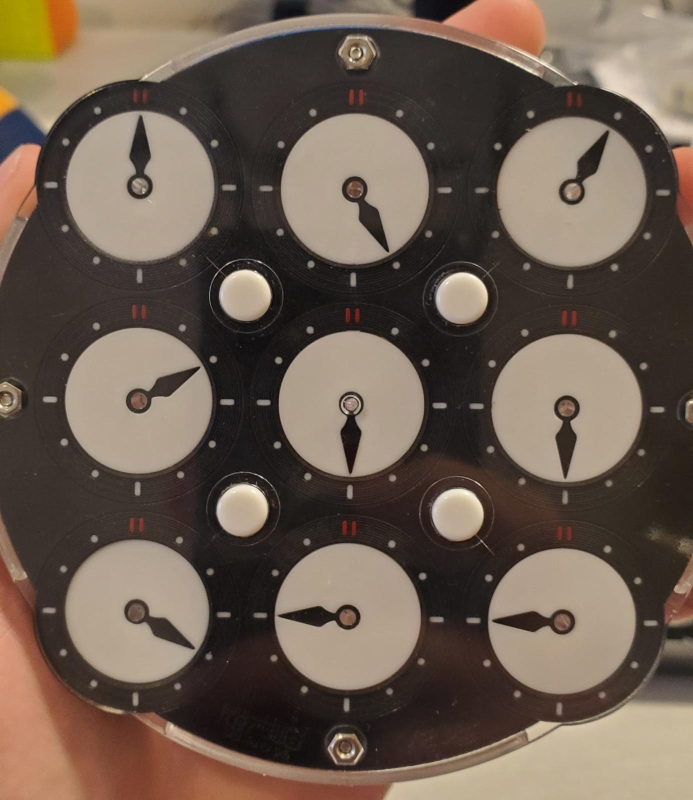
#> input picture Code/python_code/clock_imgs/Clock-photo5.jpg, 1386 x 1600 px, found by its file name (shown at 1/2 size)
$ python recognize_clock_backup.py
#> lines starting #> are read from the running program, lines starting #| are printed output that depends on the picture
import cv2
import numpy as np

font = cv2.FONT_HERSHEY_SIMPLEX

min_Radius=120
max_Radius=200
param_1 = 270
param_2 = 35


def get_angle(hand,centre):
    angle=0
    #x_h=hand[0][0]
    #y_h=hand[0][1]
    x_h=hand[0]
    y_h=hand[1]
    x_c=centre[0]
    y_c=centre[1]

    x_diff=x_h-x_c
    y_diff=y_h-y_c
    x_diff=float(x_diff)
    y_diff=float(y_diff)

    if abs(x_diff)< 5:
        if y_diff>0:
            angle=np.deg2rad(180)
        else:
            angle=0
    elif(x_diff*y_diff>0):
        if(x_diff>=0 and y_diff>0):
            angle=np.pi-np.arctan(x_diff/y_diff)
        elif(x_diff<=0 and y_diff<0):
            angle=2*np.pi-np.arctan(x_diff/y_diff)
    elif(x_diff*y_diff<0):
        if(y_diff>=0 and x_diff<0):
            #angle=(3*np.pi)/4+np.arctan(x_diff/y_diff)
            angle=abs(np.arctan(x_diff/y_diff)) + np.pi
        elif(y_diff<=0 and x_diff>0):
            angle=-np.arctan(x_diff/y_diff)

    return angle

def get_hour(hourangle):

    fullhour=hourangle//30
    remainder=hourangle%30
    if(remainder>15):
        fullhour+=1
    if fullhour==0:
        return 12
    return int(fullhour)

def get_minsec(angle):
    minsec=angle/(np.rad2deg(2*np.pi))*60
    return int(minsec)

def get_farthest_point(contour, reference_point):
    # Initialize variables
    max_distance = -1
    farthest_point = None

    # Iterate through each contour
    for point in contour:
        # Calculate distance between reference point and current point
        distance = np.linalg.norm(point[0] - reference_point)

        # Update farthest point if current distance is greater
        if distance > max_distance:
            max_distance = distance
            farthest_point = tuple(point[0])

    return farthest_point


#Getting Contours which contain centre point within it
def find_contours(contours_in_func,centre_in_func,img):
    shortlist=[]
    for i in contours_in_func:
        x, y, w, h = cv2.boundingRect(i)
        if (centre_in_func[0]<(x+w) and centre_in_func[0]>x) and (centre_in_func[1]>y and centre_in_func[1]<y+h):
            shortlist.append(i)
    cv2.drawContours(img,shortlist,-1,(255,0,0),5)
    return shortlist


def main():
    final_times = []
    img = cv2.imread('E:\\erez\\arduino\\Clock solver\\Code\\python_code\\Clock-photo5.jpg')
#> img is the input picture: shape (1600, 1386, 3); mean B, G, R 80.2, 92.6, 108.2
    img_grayscale=cv2.cvtColor(img,cv2.COLOR_BGR2GRAY)
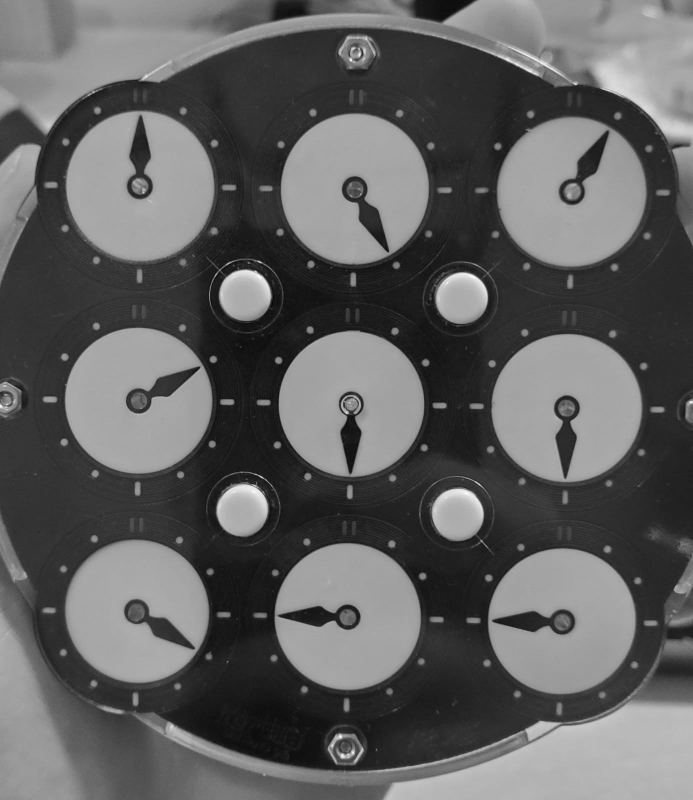
#> img_grayscale: shape (1600, 1386) (shown at 1/2 size); min 1, max 253, mean 95.9
    img_inverse=cv2.bitwise_not(img_grayscale)
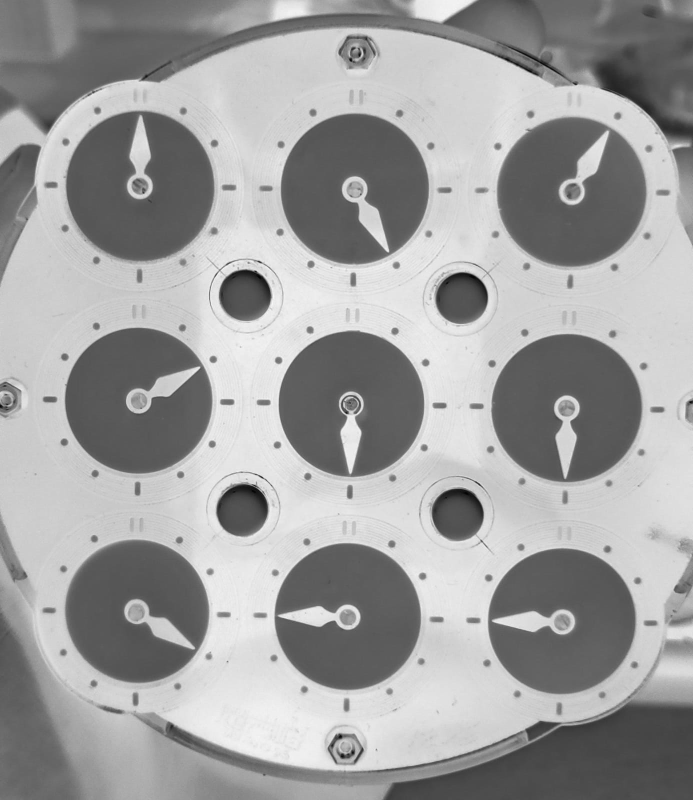
#> img_inverse: shape (1600, 1386) (shown at 1/2 size); min 2, max 254, mean 159.1

    #thresholding part
    ret,thresh = cv2.threshold(img,127,255,cv2.THRESH_BINARY)
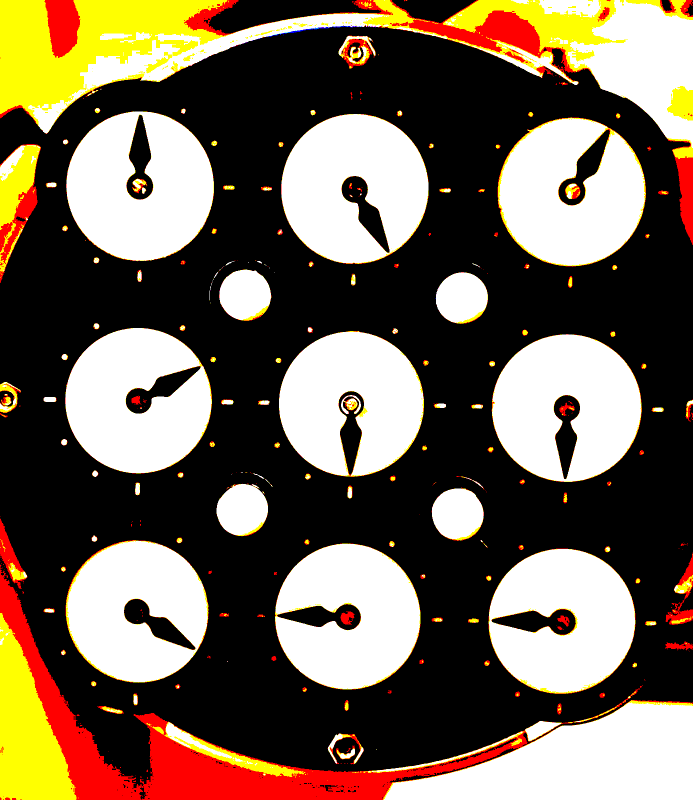
#> thresh: shape (1600, 1386, 3) (shown at 1/2 size); mean B, G, R 84.4, 101.5, 115.4
    kernel = np.ones((5,5),np.uint8)
    thresh=cv2.dilate(thresh,kernel,iterations=2)
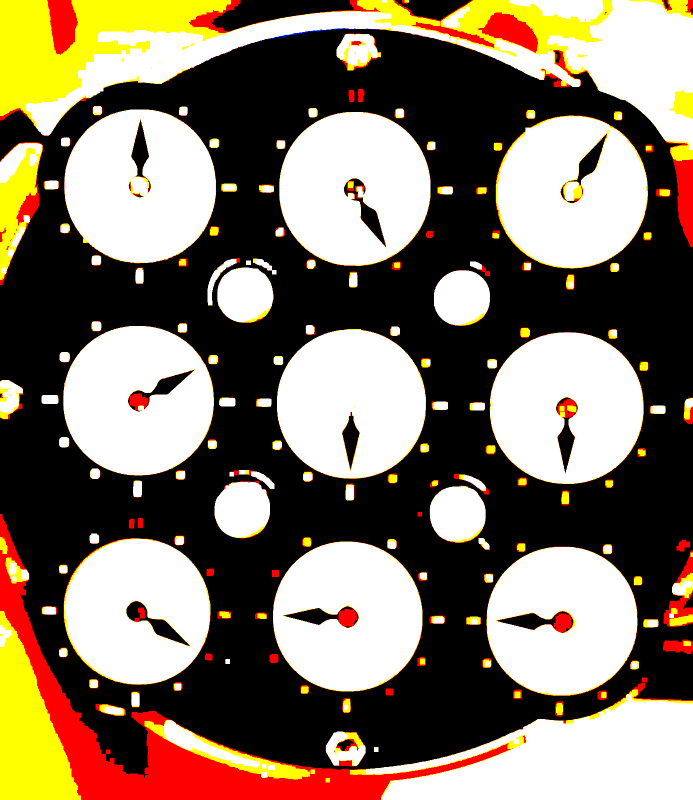
#> thresh: shape (1600, 1386, 3) (shown at 1/2 size); mean B, G, R 100.2, 118.3, 132.2
    edges=cv2.Canny(thresh,100,200)
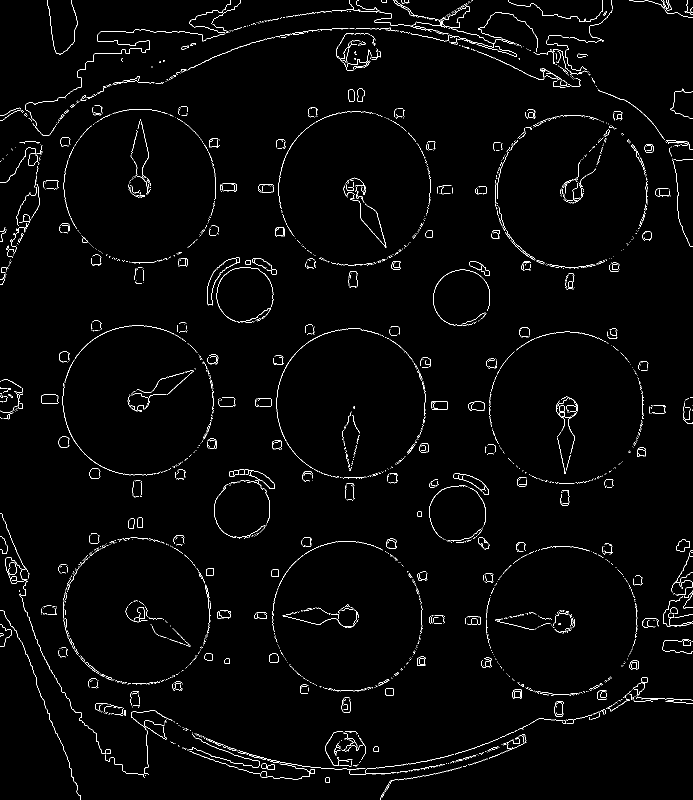
#> edges: shape (1600, 1386) (shown at 1/2 size); 1.8% white in thin lines or dots
    cv2.imshow('EDGES',edges)
    cv2.imshow('THRESHOLDED IMAGE',thresh)

    gray_img = cv2.cvtColor(img,	cv2.COLOR_BGR2GRAY)
    img	= cv2.medianBlur(gray_img,	5)
#> img: shape (1600, 1386)

    #Circle Detection Part
    circles	= cv2.HoughCircles(img,cv2.HOUGH_GRADIENT,1,35,param1=param_1,param2=param_2,minRadius=min_Radius,maxRadius=max_Radius)
#> circles = [[1142.5, 383.5, 149.7], [276.5, 800.5, 146.6], [702.5, 808.5, 145.7], [1120.5, 1242.5, 145.3], [276.5, 1223.5, 141.8], [1132.5, 814.5, 150.3], [279.5, 370.5, 148.6], [712.5, 378.5, 151.6], [696.5, 1231.5, 147.6]]
    circles	= np.uint16(np.around(circles))
#> circles = [[1142, 384, 150], [276, 800, 147], [702, 808, 146], [1120, 1242, 145], [276, 1224, 142], [1132, 814, 150], [280, 370, 149], [712, 378, 152], [696, 1232, 148]]
    maxrad=0
    centre=()


    for i in range (len(circles[0])):
        if circles[0,:][i][2]>90 and circles[0,:][i][2] < 160:
            centre=(circles[0,:][i][0],circles[0,:][i][1])
            #Displaying Circle Around Clock
            maxrad = circles[0,:][i][2]
            cv2.circle(img,centre,maxrad,(0,255,0),2)
            cv2.circle(img,centre,2,(0,0,255),3)

            #Getting and Displaying Contours
            contours,hierarchy=cv2.findContours(edges.copy(),cv2.RETR_TREE,cv2.CHAIN_APPROX_NONE)

            # Define the rectangle coordinates
            x, y, w, h = centre[0]-maxrad, centre[1]-maxrad, 2*maxrad, 2*maxrad

            # Filter the contours based on whether they are inside the blocking square or not


            max_length = 0

            for cnt in contours:
                for point in cnt:
                    x, y = point[0]
                    if (x-centre[0])**2 + (y-centre[1])**2 < (maxrad-10)**2  :
                        if (x-centre[0])**2 + (y-centre[1])**2 > max_length :
                            max_length = (x-centre[0])**2 + (y-centre[1])**2
                            final_x,final_y = point[0]
                            x, y, w, h = cv2.boundingRect(cnt)
                            cv2.rectangle(img, (x, y), (x + w, y + h), (255, 0, 0), 2)

            final_point = (final_x,final_y)


            cv2.circle(img,(final_point[0],final_point[1]), 10, (0,0,255), -1)
            rad_angle = get_angle(final_point,centre)
            hour_angle=np.rad2deg(rad_angle)


            hour=get_hour(hour_angle)

            final_times.append((centre[0],centre[1],hour))

            time_display="The time is: "+str(hour)


            cv2.putText(img,time_display, (centre[0]-150,centre[1]+50), font, 1, (0, 0, 255), 2, cv2.LINE_AA)
#> this loop made 9 passes
#> (maxrad, angle in get_angle, x_h in get_angle, y_h in get_angle) on passes 1 to 9: (150, 0.534, 1213, 264), (147, 1.07, 390, 737), (146, 3.14, 699, 941), (145, 4.74, 991, 1239), (142, 2.15, 381, 1292), (150, 3.14, 1129, 947), (149, 0, 281, 238), (152, 2.66, 773, 495), (148, 4.72, 565, 1231)
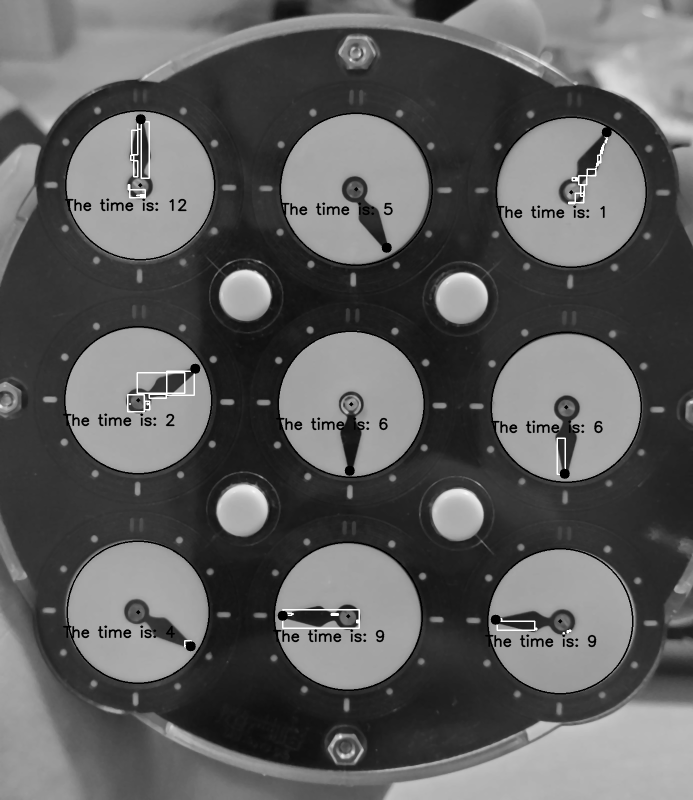
#> img: shape (1600, 1386) (shown at 1/2 size); min 0, max 255, mean 94.3
#> after the loop, final_times = [(1142, 384, 1), (276, 800, 2), (702, 808, 6), (1120, 1242, 9), (276, 1224, 4), (1132, 814, 6), (280, 370, 12), (712, 378, 5), (696, 1232, 9)]; final_x = 565; final_y = 1231


    final_times =sorted(final_times, key=lambda x: x[1])
#> final_times = [(280, 370, 12), (712, 378, 5), (1142, 384, 1), (276, 800, 2), (702, 808, 6), (1132, 814, 6), (276, 1224, 4), (696, 1232, 9), (1120, 1242, 9)]
    final_times = [final_times[i:i+3] for i in range(0, len(final_times), 3)]
#> final_times = [[(280, 370, 12), (712, 378, 5), (1142, 384, 1)], [(276, 800, 2), (702, 808, 6), (1132, 814, 6)], [(276, 1224, 4), (696, 1232, 9), (1120, 1242, 9)]]
    final_times = [sorted(lst, key=lambda x: x[0]) for lst in final_times]
    Clock = [item[2] for i in final_times for item in i]
#> Clock = [12, 5, 1, 2, 6, 6, 4, 9, 9]

    print(Clock)
#| [12, 5, 1, 2, 6, 6, 4, 9, 9]
    cv2.imshow('Final',img)

    cv2.waitKey(0)
main()

$ run again, with Code/python_code/clock_imgs/Clock-photo4.jpg copied over Code/python_code/clock_imgs/Clock-photo5.jpg
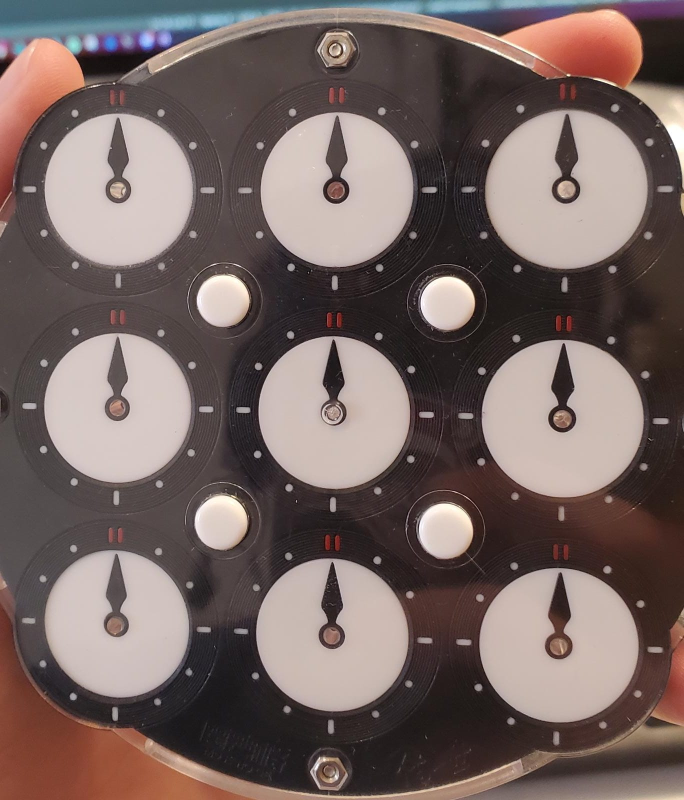
#> input picture Code/python_code/clock_imgs/Clock-photo4.jpg, 1368 x 1600 px, found by its file name (shown at 1/2 size)
#> in main, img is the input picture: shape (1600, 1368, 3); mean B, G, R 98.9, 102.2, 118.1
#> in main, `edges=cv2.Canny(thresh,100,200)`:
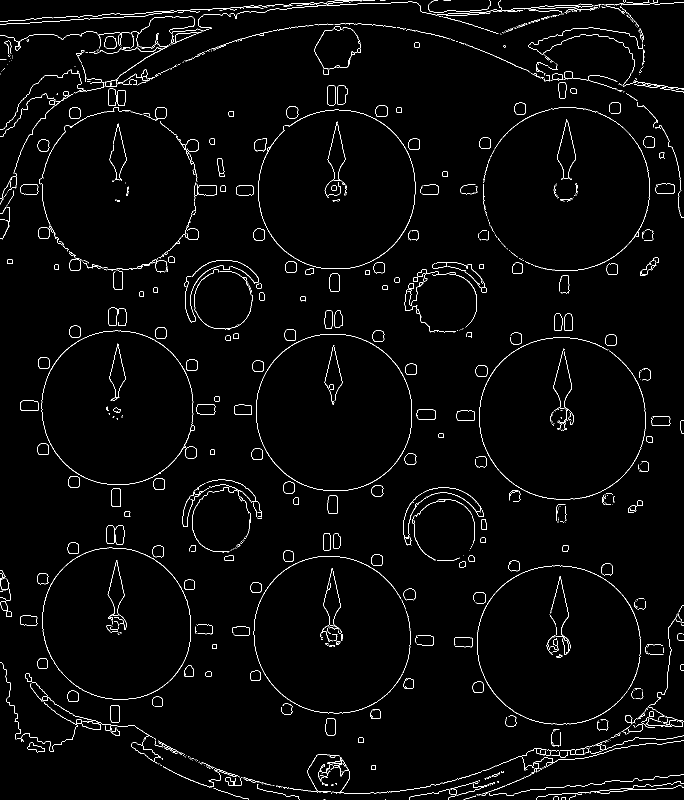
#> edges: shape (1600, 1368) (shown at 1/2 size); 2.1% white in thin lines or dots
#> in main, `circles	= cv2.HoughCircles(img,cv2.HOUGH_GRADIENT,1,35,param1=param_1,..`: circles = [[234.5, 813.5, 147.1], [1131.5, 838.5, 155.3], [666.5, 826.5, 153.4], [672.5, 382.5, 151.5], [1129.5, 372.5, 165.2], [1120.5, 1280.5, 163.9], [239.5, 377.5, 151], [666.5, 1267.5, 154.8], [242.5, 1240.5, 153.6]]
#> in main, `circles	= np.uint16(np.around(circles))`: circles = [[234, 814, 147], [1132, 838, 155], [666, 826, 153], [672, 382, 152], [1130, 372, 165], [1120, 1280, 164], [240, 378, 151], [666, 1268, 155], [242, 1240, 154]]
#> the loop in main, `for i in range (len(circles[0])):` made 9 passes
#> (maxrad, angle in get_angle, x_h in get_angle, y_h in get_angle) on passes 1, 2, 3, 4, 7, 8, 9: (147, 0, 235, 687), (155, 6.25, 1127, 697), (153, 0, 667, 690), (152, 0, 674, 243), (151, 0, 236, 247), (155, 0, 664, 1136), (154, 1.86, 380, 1281)
#> after the loop in main, `for i in range (len(circles[0])):`:
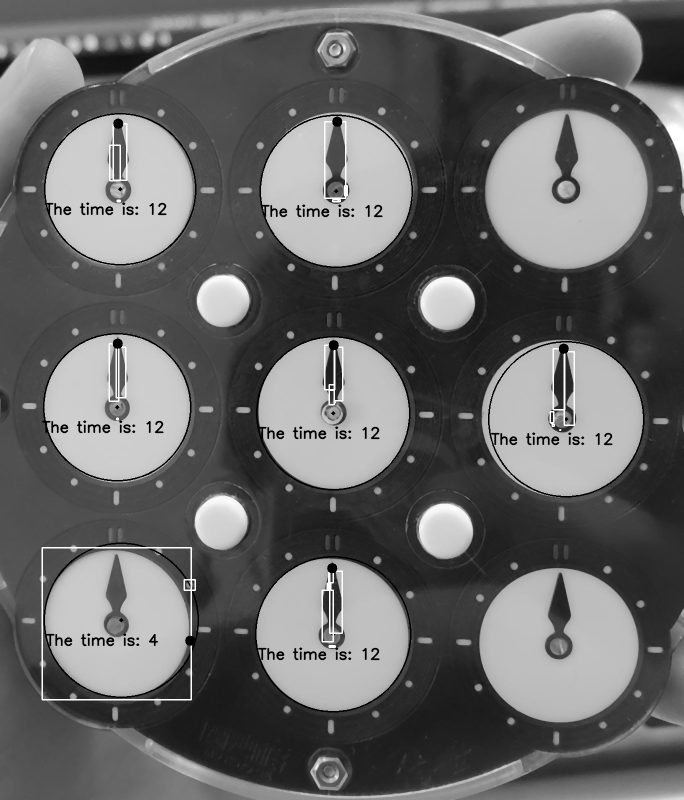
#> img: shape (1600, 1368) (shown at 1/2 size); min 0, max 255, mean 105.3
#> after the loop in main, `for i in range (len(circles[0])):`: final_times = [(234, 814, 12), (1132, 838, 12), (666, 826, 12), (672, 382, 12), (240, 378, 12), (666, 1268, 12), (242, 1240, 4)]; final_x = 380; final_y = 1281
#> in main, `final_times =sorted(final_times, key=lambda x: x[1])`: final_times = [(240, 378, 12), (672, 382, 12), (234, 814, 12), (666, 826, 12), (1132, 838, 12), (242, 1240, 4), (666, 1268, 12)]
#> in main, `final_times = [final_times[i:i+3] for i in range(0, len(final_times), ..`: final_times = [[(240, 378, 12), (672, 382, 12), (234, 814, 12)], [(666, 826, 12), (1132, 838, 12), (242, 1240, 4)], [(666, 1268, 12)]]
#> in main, `final_times = [sorted(lst, key=lambda x: x[0]) for lst in final_times]`: final_times = [[(234, 814, 12), (240, 378, 12), (672, 382, 12)], [(242, 1240, 4), (666, 826, 12), (1132, 838, 12)], [(666, 1268, 12)]]
#> Clock = [12, 12, 12, 4, 12, 12, 12]
#| [12, 12, 12, 4, 12, 12, 12]
